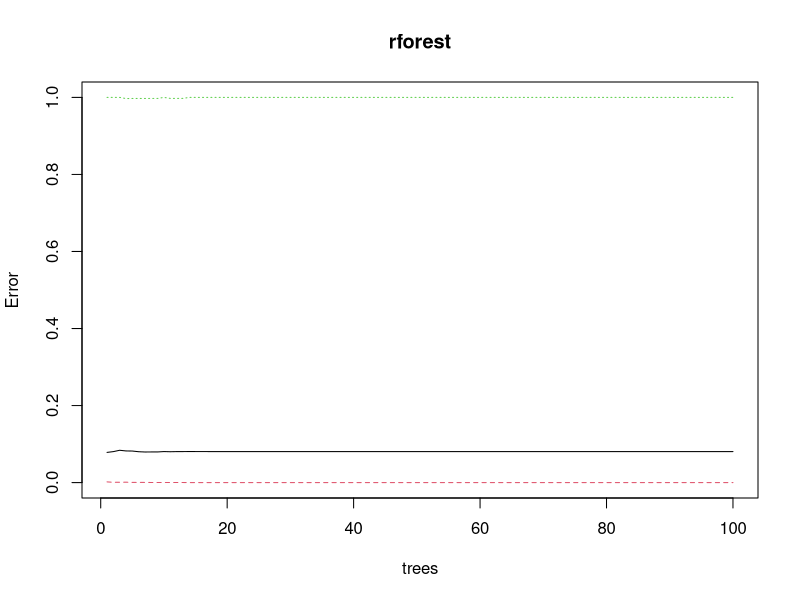
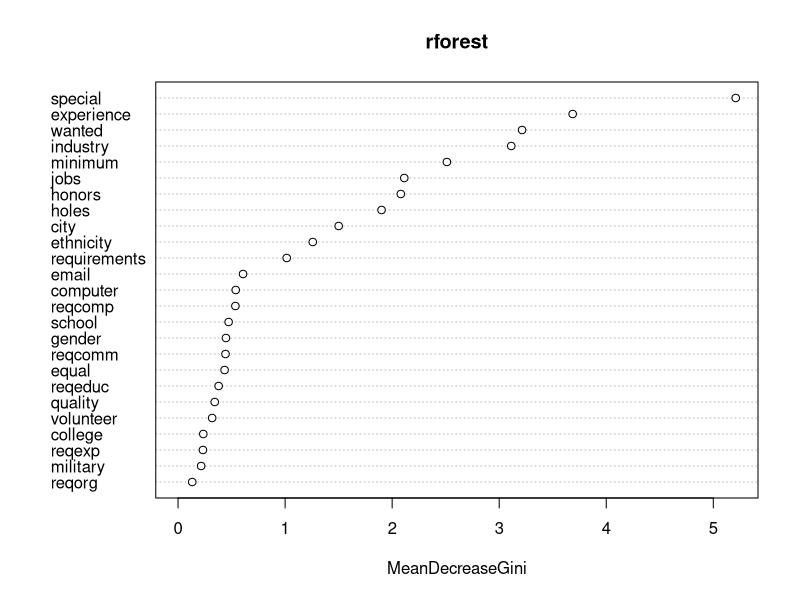

These charts were generated, in order, by the following R code:

rm(list = ls())
library(AER)
library(randomForest)
data("ResumeNames")


set.seed(1111)
rforest <- randomForest(call~. -name,data=ResumeNames,ntree=100,maxnodes=15)
par(mfrow=c(1,1))
plot(rforest)

varImpPlot(rforest)
